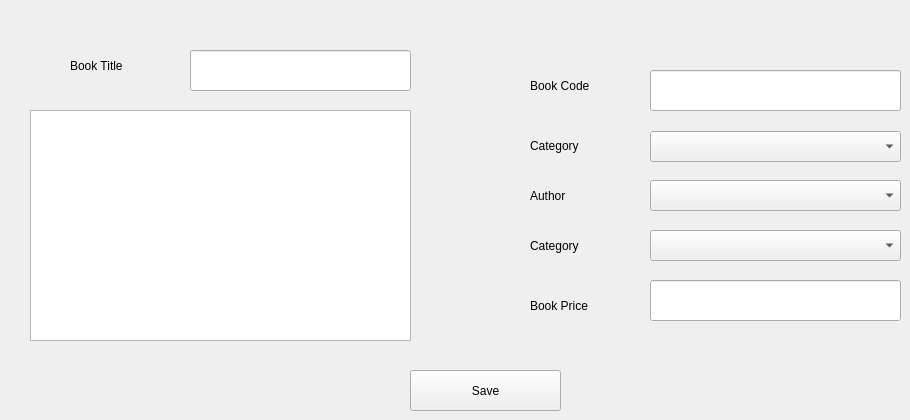
      <widget class="QWidget" name="tab_5">
       <attribute name="title">
        <string>Add New Book</string>
       </attribute>
       <widget class="QLineEdit" name="lineEdit_2">
        <property name="geometry">
         <rect>
          <x>190</x>
          <y>50</y>
          <width>221</width>
          <height>41</height>
         </rect>
        </property>
       </widget>
       <widget class="QLineEdit" name="lineEdit_5">
        <property name="geometry">
         <rect>
          <x>650</x>
          <y>70</y>
          <width>251</width>
          <height>41</height>
         </rect>
        </property>
       </widget>
       <widget class="QComboBox" name="comboBox_5">
        <property name="geometry">
         <rect>
          <x>650</x>
          <y>131</y>
          <width>251</width>
          <height>31</height>
         </rect>
        </property>
       </widget>
       <widget class="QLineEdit" name="lineEdit_6">
        <property name="geometry">
         <rect>
          <x>650</x>
          <y>280</y>
          <width>251</width>
          <height>41</height>
         </rect>
        </property>
       </widget>
       <widget class="QPushButton" name="pushButton_7">
        <property name="geometry">
         <rect>
          <x>410</x>
          <y>370</y>
          <width>151</width>
          <height>41</height>
         </rect>
        </property>
        <property name="text">
         <string>Save</string>
        </property>
       </widget>
       <widget class="QLabel" name="label_3">
        <property name="geometry">
         <rect>
          <x>70</x>
          <y>50</y>
          <width>81</width>
          <height>31</height>
         </rect>
        </property>
        <property name="text">
         <string>Book Title</string>
        </property>
       </widget>
       <widget class="QLabel" name="label_4">
        <property name="geometry">
         <rect>
          <x>530</x>
          <y>70</y>
          <width>81</width>
          <height>31</height>
         </rect>
        </property>
        <property name="text">
         <string>Book Code</string>
        </property>
       </widget>
       <widget class="QComboBox" name="comboBox_6">
        <property name="geometry">
         <rect>
          <x>650</x>
          <y>180</y>
          <width>251</width>
          <height>31</height>
         </rect>
        </property>
       </widget>
       <widget class="QComboBox" name="comboBox_7">
        <property name="geometry">
         <rect>
          <x>650</x>
          <y>230</y>
          <width>251</width>
          <height>31</height>
         </rect>
        </property>
       </widget>
       <widget class="QLabel" name="label_5">
        <property name="geometry">
         <rect>
          <x>530</x>
          <y>290</y>
          <width>81</width>
          <height>31</height>
         </rect>
        </property>
        <property name="text">
         <string>Book Price</string>
        </property>
       </widget>
       <widget class="QLabel" name="label_6">
        <property name="geometry">
         <rect>
          <x>530</x>
          <y>130</y>
          <width>81</width>
          <height>31</height>
         </rect>
        </property>
        <property name="text">
         <string>Category</string>
        </property>
       </widget>
       <widget class="QLabel" name="label_7">
        <property name="geometry">
         <rect>
          <x>530</x>
          <y>180</y>
          <width>81</width>
          <height>31</height>
         </rect>
        </property>
        <property name="text">
         <string>Author</string>
        </property>
       </widget>
       <widget class="QLabel" name="label_8">
        <property name="geometry">
         <rect>
          <x>530</x>
          <y>230</y>
          <width>81</width>
          <height>31</height>
         </rect>
        </property>
        <property name="text">
         <string>Category</string>
        </property>
       </widget>
       <widget class="QTextEdit" name="textEdit">
        <property name="geometry">
         <rect>
          <x>30</x>
          <y>110</y>
          <width>381</width>
          <height>231</height>
         </rect>
        </property>
       </widget>
      </widget>
